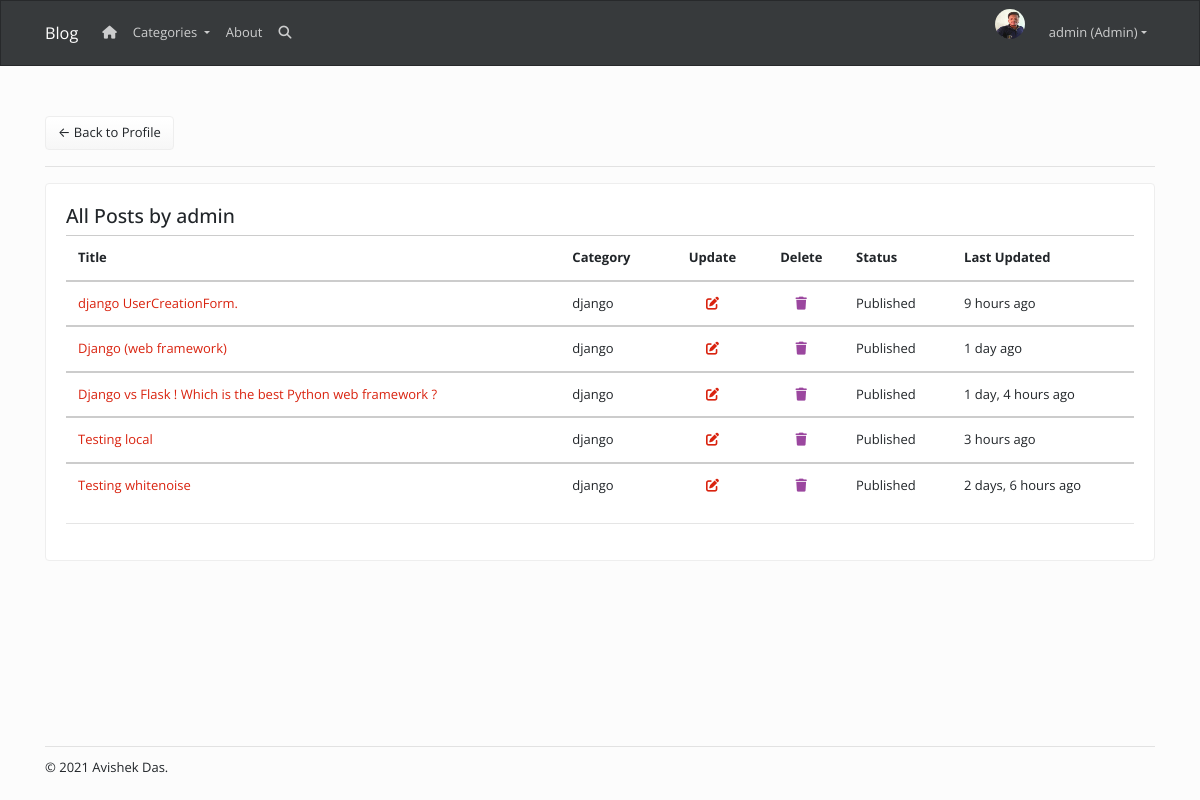
Page /accounts/user-posts/ (signed in) on the committed database.
### accounts/models.py (models this page shows, shortened)
class Profile(models.Model):
    user = models.OneToOneField(
        User, null=True, blank=True, on_delete=models.CASCADE)
    bio=models.TextField(blank=True,null=True)
    twitter_id=models.CharField(max_length=100,blank=True,null=True)
    github_id = models.CharField(max_length=100, blank=True, null=True)
    profile_pic = models.ImageField(default='profile_pic.png',
                                    upload_to=user_directory_path, null=True, blank=True)
    created = models.DateTimeField(auto_now_add=True)
    updated=models.DateTimeField(auto_now=True)

### posts/models.py (models this page shows, shortened)
class Post(models.Model):
    options = (
        ('draft','Draft'),
        ('published','Published')
    )
    category=models.ForeignKey(Category,related_name='product',default=1,on_delete=models.SET_NULL,null=True,blank=True)
    title = models.CharField(max_length=200, blank=True, null=True)
    slug = models.SlugField(max_length=200, unique=True, blank=True, null=True)
    created = models.DateTimeField(auto_now_add=True)
    updated = models.DateTimeField(auto_now=True)
    author = models.ForeignKey(User, on_delete=models.CASCADE, blank=True, null=True)
    content = RichTextUploadingField(blank=True, null=True)
    status=models.CharField(max_length=10,choices=options,default='draft')
    class Meta:
        ordering=['-created']
    def get_absolute_url(self):
        return reverse('posts:post-detail', args=[self.slug])

class Category(models.Model):
    name=models.CharField(max_length=200,db_index=True)
    slug=models.SlugField(max_length=200,unique=True)
    class Meta:
        verbose_name_plural = 'categories'
    def __str__(self):
        return self.name

### accounts/views.py (the view)
# urls.py: path('user-posts/',views.UserPostView.as_view(),name='user-posts'),
class UserPostView(ListView):
	template_name='accounts/user_posts_edit.html'
	context_object_name='posts'
	paginate_by=10
	def get_queryset(self):
		return Post.objects.filter(author=self.request.user)

### accounts/views.py (called while the page is built)
def site_user(request):
	return{
		'user':User.objects.first()
	}

### posts/views.py (called while the page is built)
def categories(request):
    return {
        'categories':Category.objects.all(),
    }

### accounts/templates/accounts/user_posts_edit.html (shortened to what this page needs)
{% extends 'posts/layout.html' %}
{% load humanize %}
{% load static %}
{% block content %}
<a href="{% url 'accounts:user-profile' %}" class='btn btn-light'>&#8592;&nbsp;Back to Profile</a>
<hr>
<div class="card">
            <div class="card-body">
                <h4>All Posts by {{user}}</h4>
        <table class="table">
            <thead>
                <tr>
                <th scope="col" colspan=2>Title</th>
                <th scope="col">Category</th>
                <th class='text-center' scope="col">Update</th>
                <th class='text-center' scope="col">Delete</th>
                <th scope="col">Status</th>
                <th scope='col'>Last Updated</th>
                </tr>
            </thead>
            {% for post in posts %}
            <tbody>
                <tr>
                <td colspan=2><a href="{{post.get_absolute_url}}">{{post.title}}</a></td>
                <td>{{post.category}}</td>
                <td class='text-center'><a href="{% url 'posts:update-post' post.slug %}"><i class='fas fa-edit'></i></a></td>
                <td class='text-center'><a href="{% url 'posts:delete-post' post.slug %}"><i class='fas fa-trash text-danger'></i></a></td>
                <td style='text-transform: capitalize;'>{{post.status}}</td>
                <td>{{post.updated|naturaltime}}</td>
                </tr>
            </tbody>
            {% empty %}
            <p>No post found.</p>
            {% endfor %}
        </table>
        <hr>
            </div>
        </div>
{% endblock %}

### posts/templates/posts/navbar.html (shortened to what this page needs)
<nav class="navbar navbar-expand-lg navbar-dark bg-dark">
  <div class="container">
    <a class="navbar-brand" href="{% url 'posts:all-posts' %}">Blog</a>
    <div class="collapse navbar-collapse" id="navbarResponsive">
      <ul class="navbar-nav mr-auto">
        <li class="nav-item">
          <a class="nav-link" href="{% url 'posts:all-posts' %}"
            ><i class='fas fa-home'></i>
          </a>
        </li>
        <li class="nav-item dropdown">
        <a class="nav-link dropdown-toggle" href="#" id="navbarDropdown" role="button" data-toggle="dropdown" aria-haspopup="true" aria-expanded="false">
          Categories
        </a>
      </li>
        <li class="nav-item">
          <a class="nav-link" href="{% url 'posts:about' %}">About</a>
        </li>
        <li class="nav-item">
          <a class="nav-link" href="#"><i class="fas fa-search"></i></a>
        </li>
      </ul>
      <ul class="navbar-nav ml-auto">
        {% if request.user.is_authenticated %}
        <li class="nav-item">
          <img
            class="d-flex mr-3 rounded-circle"
            src="{{user.profile.profile_pic.url}}"
            alt="profile pic"
            id="profile-pic"
          />
        </li>
        <li class="nav-item dropdown">
          {% if request.user.is_superuser %}
          <a
            class="nav-link dropdown-toggle"
            data-toggle="dropdown"
            href="#"
            role="button"
            aria-haspopup="true"
            aria-expanded="false"
          >
            {{request.user}} (Admin)</a
          >
          {% endif %}
        </li>
        {% else %}
        <li class="nav-item">
          <a class="nav-link" href="{% url 'login' %}">Login</a>
        </li>
      </ul>
      {% endif %}
    </div>
  </div>
</nav>

### static/css/style.css (style rules this page uses)
#profile-pic { width: 30px; height: 30px; }
.card-body { padding: 20px; }

### rows in the picture
Post: title "django UserCreationForm.", category "django", status "Published", updated "9 hours ago"
Post: title "Django (web framework)", category "django", status "Published", updated "1 day ago"
Post: title "Django vs Flask ! Which is the best Python web framework ?", category "django", status "Published", updated "1 day, 4 hours ago"
Post: title "Testing local", category "django", status "Published", updated "3 hours ago"
Post: title "Testing whitenoise", category "django", status "Published", updated "2 days, 6 hours ago"

### other values in the picture
{{ request.user }} "admin"
{{ user }} "admin"
